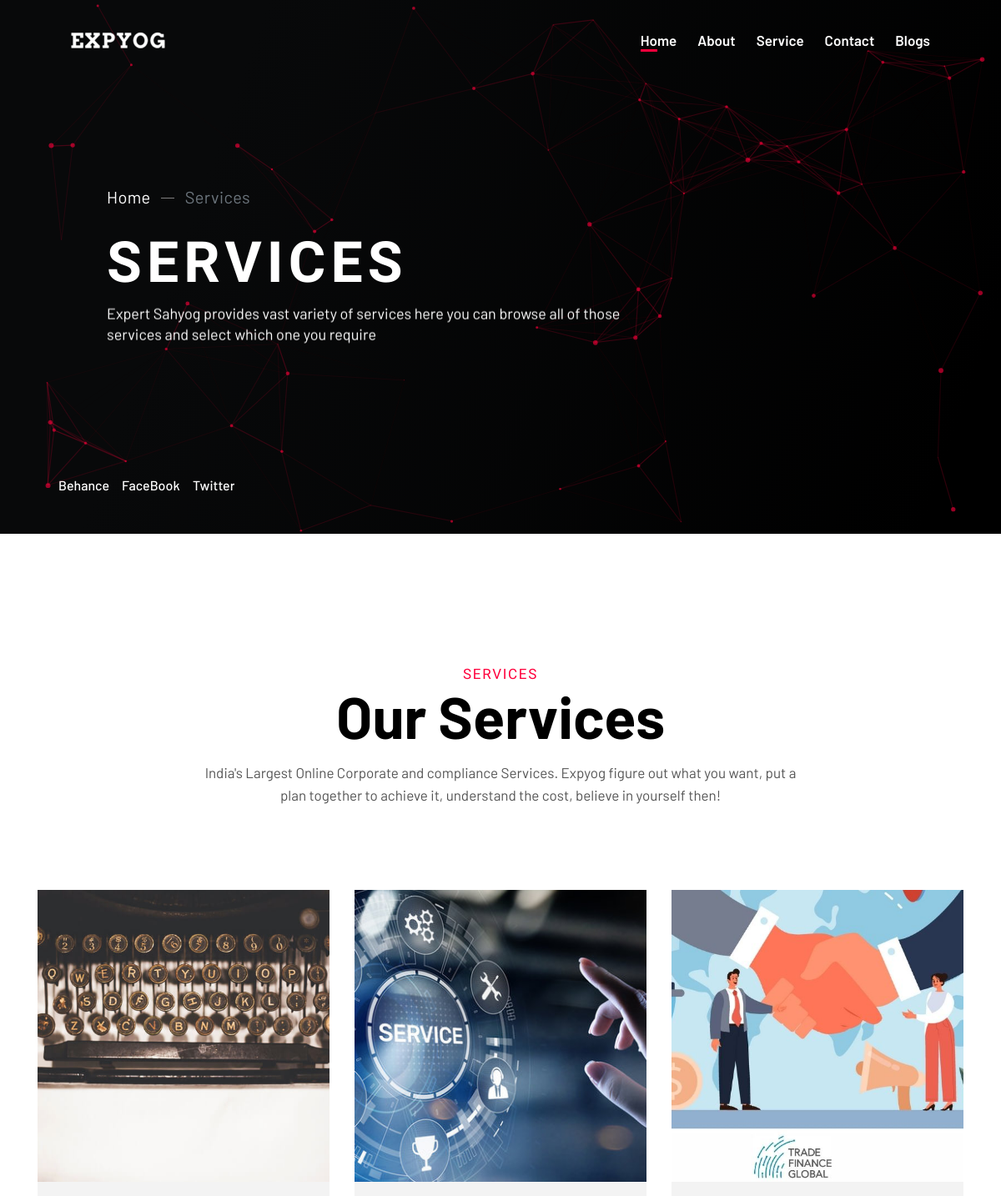
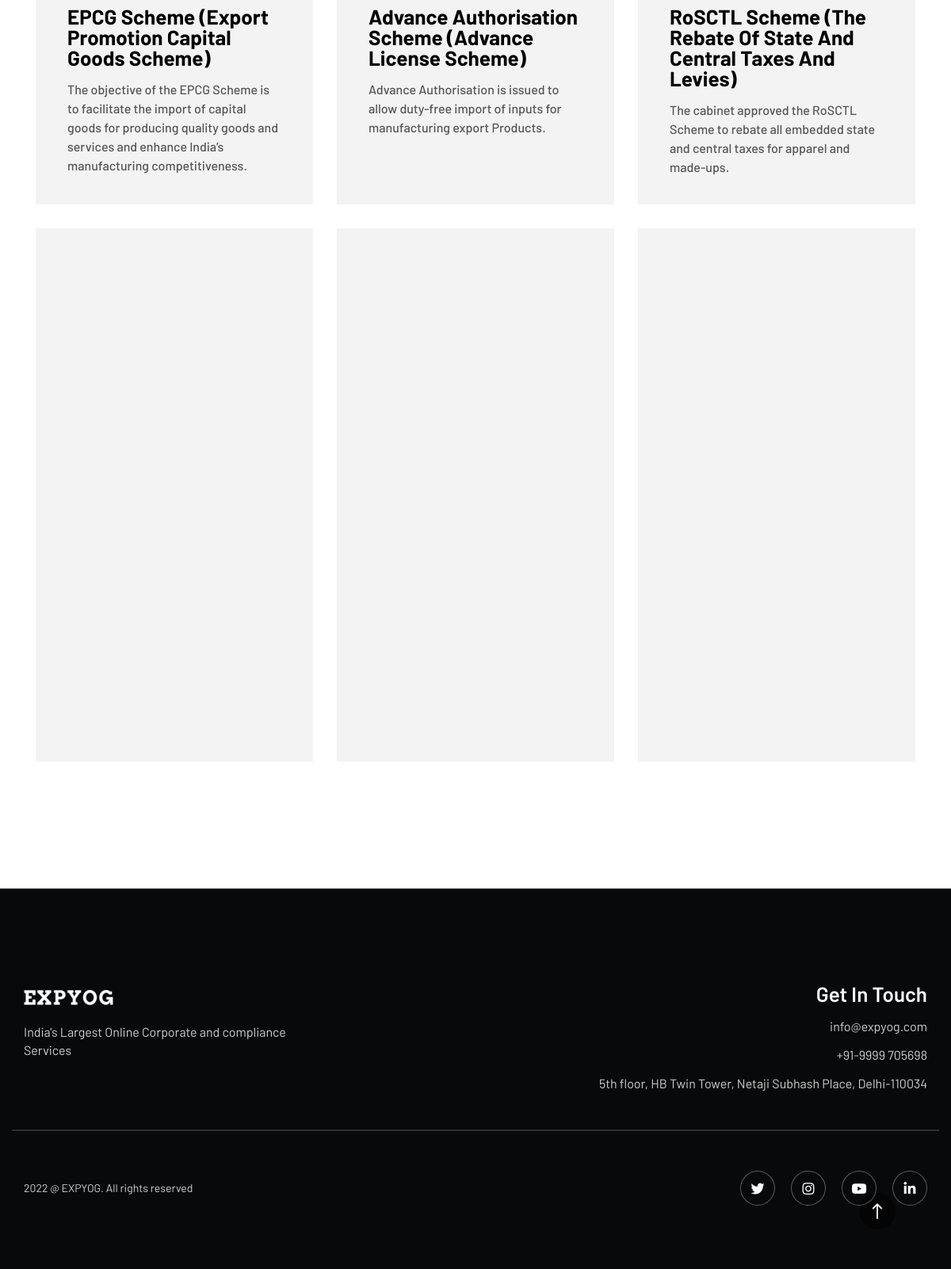
Screenshot of /service-list/ with the database file from the repository (2 pictures, top to bottom).
### blog/models.py (models this page shows, shortened)
class Service(models.Model):
    title = models.CharField(max_length=120)
    intro = models.TextField(blank=True, null=True)
    slug = models.SlugField()
    categories = models.ManyToManyField(Category)
    tags = models.TextField(blank=True, null=True)
    author = models.ForeignKey(Author, on_delete=models.CASCADE)
    image = models.ImageField(upload_to='blog')
    body = RichTextField(blank=True, null=True)
    date_created = models.DateField(auto_now_add=True)

### core/views.py (the view)
# urls.py: path('service-list/', views.service_list, name='service-list'),
def service_list(request):
    query = request.GET.get('query', '')
    service_list = Service.objects.filter(Q(title__icontains=query))
    context = {
        'service_list': service_list,
        'query': query,
    }
    return render(request, 'service-list.html', context)

### core/templates/service-list.html
{% extends 'base.html' %}
{% load static %}
{% block content %}
    <main id="swup">
        <a href="#firstSection" class="to-top-button to-id click-target">
            <i class="icon-arrow-left"></i>
        </a>
        {% include 'navbar.html' %}
        <section id="firstSection" class="page-header section-80vh bg-gradient-black">
            <div class="container">
                <div class="row">
                    <div class="col-xl-7 offset-xl-1">
                        <div class="breadcrumb-wrap">
                            <ul class="breadcrumb slide-over">
                                <li class="breadcrumb-item"><a class="link text-white" href="{% url 'index' %}">Home</a></li>
                                <li class="breadcrumb-item active" aria-current="page">Services</li>
                            </ul>
                        </div>
                    </div>
                    <div class="col-xl-11 offset-xl-1">
                        <h1 class="page-header-title text-white">
                            <span class="slide-over">Services</span>
                        </h1>
                    </div>
                    <div class="col-xl-7 offset-xl-1">
                        <p class='page-header-text text-lead text-white'>
                            <span class="slide-over">Expert Sahyog provides vast variety of services here you can browse all of those services and select which one you require</span>
                        </p>
                    </div>
                </div>
            </div>
            <div class="bottom-left-links">
                <div>
                    <a href="#" class="link text-white">Behance</a>
                </div>
                <div>
                    <a href="#" class="link text-white">FaceBook</a>
                </div>
                <div>
                    <a href="#" class="link text-white">Twitter</a>
                </div>
            </div>
        </section>
        <div class="page-main">
            <section class="section-large bg-light">
                <div id="particles" class="container">
                    <div class="container">
                        <div class="row justify-content-center">
                            <div class="col-lg-8">
                                <div data-animation-container class="section-title section-title-medium text-center">
                                    <p data-animation-child class="text-additional subtitle slide-up" data-animation="slide-up">
                                        Services
                                    </p>
                                    <h2 data-animation-child class="slide-up delay-1" data-animation="slide-up">
                                        our services
                                    </h2>
                                    <p data-animation-child class="section-text slide-up delay-2" data-animation="slide-up">
                                        India's Largest Online Corporate and compliance Services.
                                        Expyog figure out what you want, put a plan together to achieve it, understand the cost, believe in yourself then!
                                    </p>
                                </div>
                            </div>
                        </div>
                        <div class="card-group">
                            <div class="row justify-content-center">
                                {% for service in service_list %}
                                <div class="col-lg-4 col-md-6">
                                    <div data-animation-container class="card-outer">
                                        <a href="{% url 'service' pk=service.slug %}" class="card card-small card-hover bg-gray">
                                            <div data-animation-child  class="card-img cover-right" data-animation="cover-right">
                                                <div class="bg-image lazy" data-bg="url({{service.image.url}})"></div>
                                            </div>
                                            <div class="card-content">
                                                <h3 data-animation-child class="card-title slide-right" data-animation="slide-right">
                                                    {{service.title}}
                                                </h3>
                                                <p data-animation-child class="card-text slide-right delay-1" data-animation="slide-right">
                                                {{service.intro}}
                                                </p>
                                            </div>
                                        </a>
                                    </div>
                                </div>
                                {% endfor %}
                            </div>
                        </div>
                    </div>
                </div>
            </section>
        </div>
        {% include 'footer.html' %}
    </main>
{% endblock content %}

### rows the page displays
Service: image (picture), title "EPCG Scheme (Export Promotion Capital Goods Scheme)", intro "The objective of the EPCG Scheme is to facilitate the import of capital goods for producing quality goods and services and enhance India’s manufacturing competitiveness."
Service: image (picture), title "Advance Authorisation Scheme (Advance License Scheme)", intro "Advance Authorisation is issued to allow duty-free import of inputs for manufacturing export Products."
Service: image (picture), title "RoSCTL Scheme (The Rebate Of State And Central Taxes And Levies)", intro "The cabinet approved the RoSCTL Scheme to rebate all embedded state and central taxes for apparel and made-ups."
